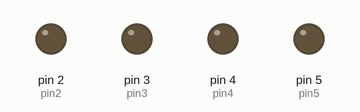
Bench run of a sketch on a simulated Arduino Uno, built with avr-gcc and run on an emulated ATmega328P. Parts: output pins drawn as LEDs (lit = HIGH).

Above: at 0.3 s.
At 1.8 s:
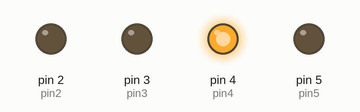
At 3.3 s:
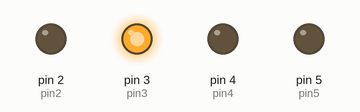
At 7.1 s:
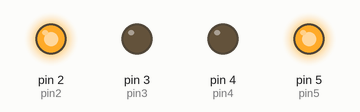
At 10.8 s:
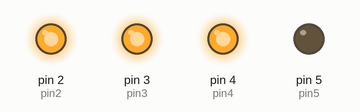
At 14.6 s:
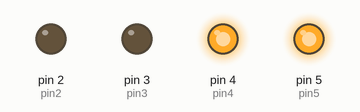
Timing chart, 0 to 15.6 s (numbered marks = the images above):
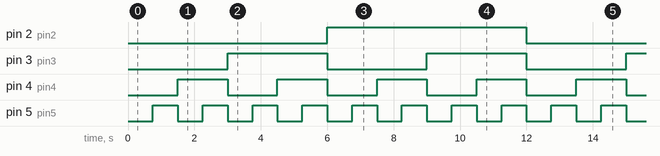

The sketch:

binary_counter.ino
```cpp
// binary number counter
int pin2=2;
int pin3=3;
int pin4=4;
int pin5=5;

int waitTime=750;

void setup() {
  // put your setup code here, to run once:
  pinMode(pin2, OUTPUT);
  pinMode(pin3, OUTPUT);
  pinMode(pin4, OUTPUT);
  pinMode(pin5, OUTPUT);
}

void loop() {
  // put your main code here, to run repeatedly:

  //0 0 0 0 = 0
  digitalWrite(pin2, LOW);
  digitalWrite(pin3, LOW);
  digitalWrite(pin4, LOW);
  digitalWrite(pin5, LOW);
  delay(waitTime);

  //0 0 0 1 = 1
  digitalWrite(pin2, LOW);
  digitalWrite(pin3, LOW);
  digitalWrite(pin4, LOW);
  digitalWrite(pin5, HIGH);
  delay(waitTime);

  //0 0 1 0 = 2
  digitalWrite(pin2, LOW);
  digitalWrite(pin3, LOW);
  digitalWrite(pin4, HIGH);
  digitalWrite(pin5, LOW);
  delay(waitTime);

    //0 0 1 1 = 3
  digitalWrite(pin2, LOW);
  digitalWrite(pin3, LOW);
  digitalWrite(pin4, HIGH);
  digitalWrite(pin5, HIGH);
  delay(waitTime);

    //0 1 0 0 = 4
  digitalWrite(pin2, LOW);
  digitalWrite(pin3, HIGH);
  digitalWrite(pin4, LOW);
  digitalWrite(pin5, LOW);
  delay(waitTime);

    //0 1 0 1 = 5
  digitalWrite(pin2, LOW);
  digitalWrite(pin3, HIGH);
  digitalWrite(pin4, LOW);
  digitalWrite(pin5, HIGH);
  delay(waitTime);

    //0 1 1 0 = 6
  digitalWrite(pin2, LOW);
  digitalWrite(pin3, HIGH);
  digitalWrite(pin4, HIGH);
  digitalWrite(pin5, LOW);
  delay(waitTime);

    //0 1 1 1 = 7
  digitalWrite(pin2, LOW);
  digitalWrite(pin3, HIGH);
  digitalWrite(pin4, HIGH);
  digitalWrite(pin5, HIGH);
  delay(waitTime);

    //1 0 0 0 = 8
  digitalWrite(pin2, HIGH);
  digitalWrite(pin3, LOW);
  digitalWrite(pin4, LOW);
  digitalWrite(pin5, LOW);
  delay(waitTime);

    //1 0 0 1 = 9
  digitalWrite(pin2, HIGH);
  digitalWrite(pin3, LOW);
  digitalWrite(pin4, LOW);
  digitalWrite(pin5, HIGH);
  delay(waitTime);

    //1 0 1 0 = 10
  digitalWrite(pin2, HIGH);
  digitalWrite(pin3, LOW);
  digitalWrite(pin4, HIGH);
  digitalWrite(pin5, LOW);
  delay(waitTime);

    //1 0 1 1 = 11
  digitalWrite(pin2, HIGH);
  digitalWrite(pin3, LOW);
  digitalWrite(pin4, HIGH);
  digitalWrite(pin5, HIGH);
  delay(waitTime);

    //1 1 0 0 = 12
  digitalWrite(pin2, HIGH);
  digitalWrite(pin3, HIGH);
  digitalWrite(pin4, LOW);
  digitalWrite(pin5, LOW);
  delay(waitTime);

    //1 1 0 1 = 13
  digitalWrite(pin2, HIGH);
  digitalWrite(pin3, HIGH);
  digitalWrite(pin4, LOW);
  digitalWrite(pin5, HIGH);
  delay(waitTime);

    //1 1 1 0 = 14
  digitalWrite(pin2, HIGH);
  digitalWrite(pin3, HIGH);
  digitalWrite(pin4, HIGH);
  digitalWrite(pin5, LOW);
  delay(waitTime);

      //0 0 1 0 = 15
  digitalWrite(pin2, HIGH);
  digitalWrite(pin3, HIGH);
  digitalWrite(pin4, HIGH);
  digitalWrite(pin5, HIGH);
  delay(waitTime);
}
```

Measured:
- by itself, pin 2 (pin2): alternates HIGH for 6.0 s and LOW for 6.0 s
- by itself, pin 3 (pin3): alternates HIGH for 3.0 s and LOW for 3.0 s
- by itself, pin 4 (pin4): alternates HIGH for 1.5 s and LOW for 1.5 s
- by itself, pin 5 (pin5): alternates HIGH for 0.75 s and LOW for 0.75 s
